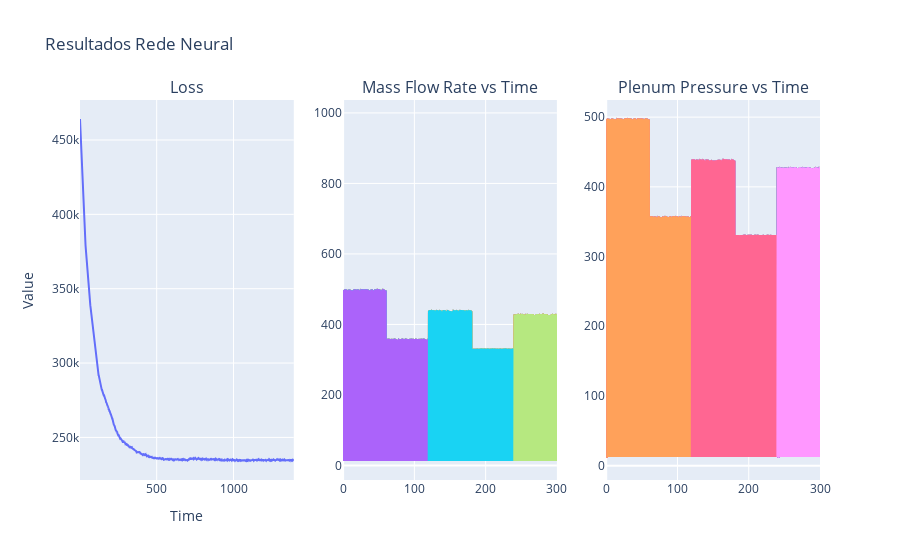

Write notebook code for a chart like this one.
### Markdown cell above
##### Gráfico Rede Neural

### Code cell
fig = make_subplots(rows=1, cols=3, subplot_titles=("Loss","Mass Flow Rate vs Time", "Plenum Pressure vs Time"))

# Loss
fig.add_trace(go.Scatter(x=list(range(1, len(history.history['loss']) + 1)), y=history.history['loss'], mode='lines', name='Mass Loss', line=dict(dash='solid')),
                  row=1, col=1)

tm1 = time.time()
prediction = np.array(model.predict(x_testN))
tm2 = time.time()
print(tm2-tm1)
mass = prediction[:,:,0]
pressure = prediction[:, :,1]

interval2 = [np.linspace(0, tempo*nAlphas, newData) for i in range(nAlphas)]

for i in range(nAlphas):
    for j in range(0, len(interval2[i]), nData):
        end = j + nData
        if end > len(interval2[i]):
            end = len(interval2[i])
        
        fig.add_trace(go.Scatter(x=interval2[i][j:end],y=np.squeeze(mass[j:end]),mode='lines',
                                line=dict(dash='solid')),row=1, col=2)
        fig.add_trace(go.Scatter(x=interval2[i][j:end],y=np.squeeze(pressure[j:end]),mode='lines',
                                line=dict(dash='solid')),row=1, col=3)
    # Modelo
    fig.add_trace(go.Scatter(x=interval[i], y=np.squeeze(massFlowrateTeste[i]), mode='lines',name='Model Mass Flow Rate', line=dict(dash='dash', color='red')),
                  row=1, col=2)
    fig.add_trace(go.Scatter(x=interval[i], y=np.squeeze(PlenumPressureTeste[i]), mode='lines', name= 'Model Plenum Pressure', line=dict(dash='dash', color='red')),
                  row=1, col=3)

fig.update_layout(
    title='Resultados Rede Neural',
    xaxis_title='Time',
    yaxis_title='Value',
    template='plotly',
    showlegend=False
)
fig.show()

### Figure 1 — Plotly figure (JSON) as saved in the notebook; plotly's stock layout.template omitted (floating-point values rounded to 4 significant figures; data arrays with more than 128 entries replaced by an {"elided": "..."} marker saying what was removed)
{"data": [{"line": {"dash": "solid"}, "mode": "lines", "name": "Mass Loss", "type": "scatter", "x": {"elided": "1392 int values"}, "xaxis": "x", "y": {"elided": "1392 float values"}, "yaxis": "y"}, {"line": {"dash": "solid"}, "mode": "lines", "type": "scatter", "x": {"elided": "600 float values"}, "xaxis": "x2", "y": {"elided": "600 float values"}, "yaxis": "y2"}, {"line": {"dash": "solid"}, "mode": "lines", "type": "scatter", "x": {"elided": "600 float values"}, "xaxis": "x3", "y": {"elided": "600 float values"}, "yaxis": "y3"}, {"line": {"dash": "solid"}, "mode": "lines", "type": "scatter", "x": {"elided": "600 float values"}, "xaxis": "x2", "y": {"elided": "600 float values"}, "yaxis": "y2"}, {"line": {"dash": "solid"}, "mode": "lines", "type": "scatter", "x": {"elided": "600 float values"}, "xaxis": "x3", "y": {"elided": "600 float values"}, "yaxis": "y3"}, {"line": {"dash": "solid"}, "mode": "lines", "type": "scatter", "x": {"elided": "300 float values"}, "xaxis": "x2", "y": {"elided": "300 float values"}, "yaxis": "y2"}, {"line": {"dash": "solid"}, "mode": "lines", "type": "scatter", "x": {"elided": "300 float values"}, "xaxis": "x3", "y": {"elided": "300 float values"}, "yaxis": "y3"}, {"line": {"color": "red", "dash": "dash"}, "mode": "lines", "name": "Model Mass Flow Rate", "type": "scatter", "x": {"elided": "600 float values"}, "xaxis": "x2", "y": [959.9], "yaxis": "y2"}, {"line": {"color": "red", "dash": "dash"}, "mode": "lines", "name": "Model Plenum Pressure", "type": "scatter", "x": {"elided": "600 float values"}, "xaxis": "x3", "y": [6.657], "yaxis": "y3"}, {"line": {"dash": "solid"}, "mode": "lines", "type": "scatter", "x": {"elided": "600 float values"}, "xaxis": "x2", "y": {"elided": "600 float values"}, "yaxis": "y2"}, {"line": {"dash": "solid"}, "mode": "lines", "type": "scatter", "x": {"elided": "600 float values"}, "xaxis": "x3", "y": {"elided": "600 float values"}, "yaxis": "y3"}, {"line": {"dash": "solid"}, "mode": "lines", "type": "scatter", "x": {"elided": "600 float values"}, "xaxis": "x2", "y": {"elided": "600 float values"}, "yaxis": "y2"}, {"line": {"dash": "solid"}, "mode": "lines", "type": "scatter", "x": {"elided": "600 float values"}, "xaxis": "x3", "y": {"elided": "600 float values"}, "yaxis": "y3"}, {"line": {"dash": "solid"}, "mode": "lines", "type": "scatter", "x": {"elided": "300 float values"}, "xaxis": "x2", "y": {"elided": "300 float values"}, "yaxis": "y2"}, {"line": {"dash": "solid"}, "mode": "lines", "type": "scatter", "x": {"elided": "300 float values"}, "xaxis": "x3", "y": {"elided": "300 float values"}, "yaxis": "y3"}, {"line": {"color": "red", "dash": "dash"}, "mode": "lines", "name": "Model Mass Flow Rate", "type": "scatter", "x": {"elided": "600 float values"}, "xaxis": "x2", "y": [969.8], "yaxis": "y2"}, {"line": {"color": "red", "dash": "dash"}, "mode": "lines", "name": "Model Plenum Pressure", "type": "scatter", "x": {"elided": "600 float values"}, "xaxis": "x3", "y": [6.69], "yaxis": "y3"}, {"line": {"dash": "solid"}, "mode": "lines", "type": "scatter", "x": {"elided": "600 float values"}, "xaxis": "x2", "y": {"elided": "600 float values"}, "yaxis": "y2"}, {"line": {"dash": "solid"}, "mode": "lines", "type": "scatter", "x": {"elided": "600 float values"}, "xaxis": "x3", "y": {"elided": "600 float values"}, "yaxis": "y3"}, {"line": {"dash": "solid"}, "mode": "lines", "type": "scatter", "x": {"elided": "600 float values"}, "xaxis": "x2", "y": {"elided": "600 float values"}, "yaxis": "y2"}, {"line": {"dash": "solid"}, "mode": "lines", "type": "scatter", "x": {"elided": "600 float values"}, "xaxis": "x3", "y": {"elided": "600 float values"}, "yaxis": "y3"}, {"line": {"dash": "solid"}, "mode": "lines", "type": "scatter", "x": {"elided": "300 float values"}, "xaxis": "x2", "y": {"elided": "300 float values"}, "yaxis": "y2"}, {"line": {"dash": "solid"}, "mode": "lines", "type": "scatter", "x": {"elided": "300 float values"}, "xaxis": "x3", "y": {"elided": "300 float values"}, "yaxis": "y3"}, {"line": {"color": "red", "dash": "dash"}, "mode": "lines", "name": "Model Mass Flow Rate", "type": "scatter", "x": {"elided": "600 float values"}, "xaxis": "x2", "y": [976.1], "yaxis": "y2"}, {"line": {"color": "red", "dash": "dash"}, "mode": "lines", "name": "Model Plenum Pressure", "type": "scatter", "x": {"elided": "600 float values"}, "xaxis": "x3", "y": [6.712], "yaxis": "y3"}, {"line": {"dash": "solid"}, "mode": "lines", "type": "scatter", "x": {"elided": "600 float values"}, "xaxis": "x2", "y": {"elided": "600 float values"}, "yaxis": "y2"}, {"line": {"dash": "solid"}, "mode": "lines", "type": "scatter", "x": {"elided": "600 float values"}, "xaxis": "x3", "y": {"elided": "600 float values"}, "yaxis": "y3"}, {"line": {"dash": "solid"}, "mode": "lines", "type": "scatter", "x": {"elided": "600 float values"}, "xaxis": "x2", "y": {"elided": "600 float values"}, "yaxis": "y2"}, {"line": {"dash": "solid"}, "mode": "lines", "type": "scatter", "x": {"elided": "600 float values"}, "xaxis": "x3", "y": {"elided": "600 float values"}, "yaxis": "y3"}, {"line": {"dash": "solid"}, "mode": "lines", "type": "scatter", "x": {"elided": "300 float values"}, "xaxis": "x2", "y": {"elided": "300 float values"}, "yaxis": "y2"}, {"line": {"dash": "solid"}, "mode": "lines", "type": "scatter", "x": {"elided": "300 float values"}, "xaxis": "x3", "y": {"elided": "300 float values"}, "yaxis": "y3"}, {"line": {"color": "red", "dash": "dash"}, "mode": "lines", "name": "Model Mass Flow Rate", "type": "scatter", "x": {"elided": "600 float values"}, "xaxis": "x2", "y": [980.1], "yaxis": "y2"}, {"line": {"color": "red", "dash": "dash"}, "mode": "lines", "name": "Model Plenum Pressure", "type": "scatter", "x": {"elided": "600 float values"}, "xaxis": "x3", "y": [6.725], "yaxis": "y3"}, {"line": {"dash": "solid"}, "mode": "lines", "type": "scatter", "x": {"elided": "600 float values"}, "xaxis": "x2", "y": {"elided": "600 float values"}, "yaxis": "y2"}, {"line": {"dash": "solid"}, "mode": "lines", "type": "scatter", "x": {"elided": "600 float values"}, "xaxis": "x3", "y": {"elided": "600 float values"}, "yaxis": "y3"}, {"line": {"dash": "solid"}, "mode": "lines", "type": "scatter", "x": {"elided": "600 float values"}, "xaxis": "x2", "y": {"elided": "600 float values"}, "yaxis": "y2"}, {"line": {"dash": "solid"}, "mode": "lines", "type": "scatter", "x": {"elided": "600 float values"}, "xaxis": "x3", "y": {"elided": "600 float values"}, "yaxis": "y3"}, {"line": {"dash": "solid"}, "mode": "lines", "type": "scatter", "x": {"elided": "300 float values"}, "xaxis": "x2", "y": {"elided": "300 float values"}, "yaxis": "y2"}, {"line": {"dash": "solid"}, "mode": "lines", "type": "scatter", "x": {"elided": "300 float values"}, "xaxis": "x3", "y": {"elided": "300 float values"}, "yaxis": "y3"}, {"line": {"color": "red", "dash": "dash"}, "mode": "lines", "name": "Model Mass Flow Rate", "type": "scatter", "x": {"elided": "600 float values"}, "xaxis": "x2", "y": [982.8], "yaxis": "y2"}, {"line": {"color": "red", "dash": "dash"}, "mode": "lines", "name": "Model Plenum Pressure", "type": "scatter", "x": {"elided": "600 float values"}, "xaxis": "x3", "y": [6.734], "yaxis": "y3"}], "layout": {"annotations": [{"font": {"size": 16}, "showarrow": false, "text": "Loss", "x": 0.1444, "xanchor": "center", "xref": "paper", "y": 1, "yanchor": "bottom", "yref": "paper"}, {"font": {"size": 16}, "showarrow": false, "text": "Mass Flow Rate vs Time", "x": 0.5, "xanchor": "center", "xref": "paper", "y": 1, "yanchor": "bottom", "yref": "paper"}, {"font": {"size": 16}, "showarrow": false, "text": "Plenum Pressure vs Time", "x": 0.8556, "xanchor": "center", "xref": "paper", "y": 1, "yanchor": "bottom", "yref": "paper"}], "showlegend": false, "title": {"text": "Resultados Rede Neural"}, "xaxis": {"anchor": "y", "domain": [0, 0.2889], "title": {"text": "Time"}}, "xaxis2": {"anchor": "y2", "domain": [0.3556, 0.6444]}, "xaxis3": {"anchor": "y3", "domain": [0.7111, 1]}, "yaxis": {"anchor": "x", "domain": [0, 1], "title": {"text": "Value"}}, "yaxis2": {"anchor": "x2", "domain": [0, 1]}, "yaxis3": {"anchor": "x3", "domain": [0, 1]}}}
